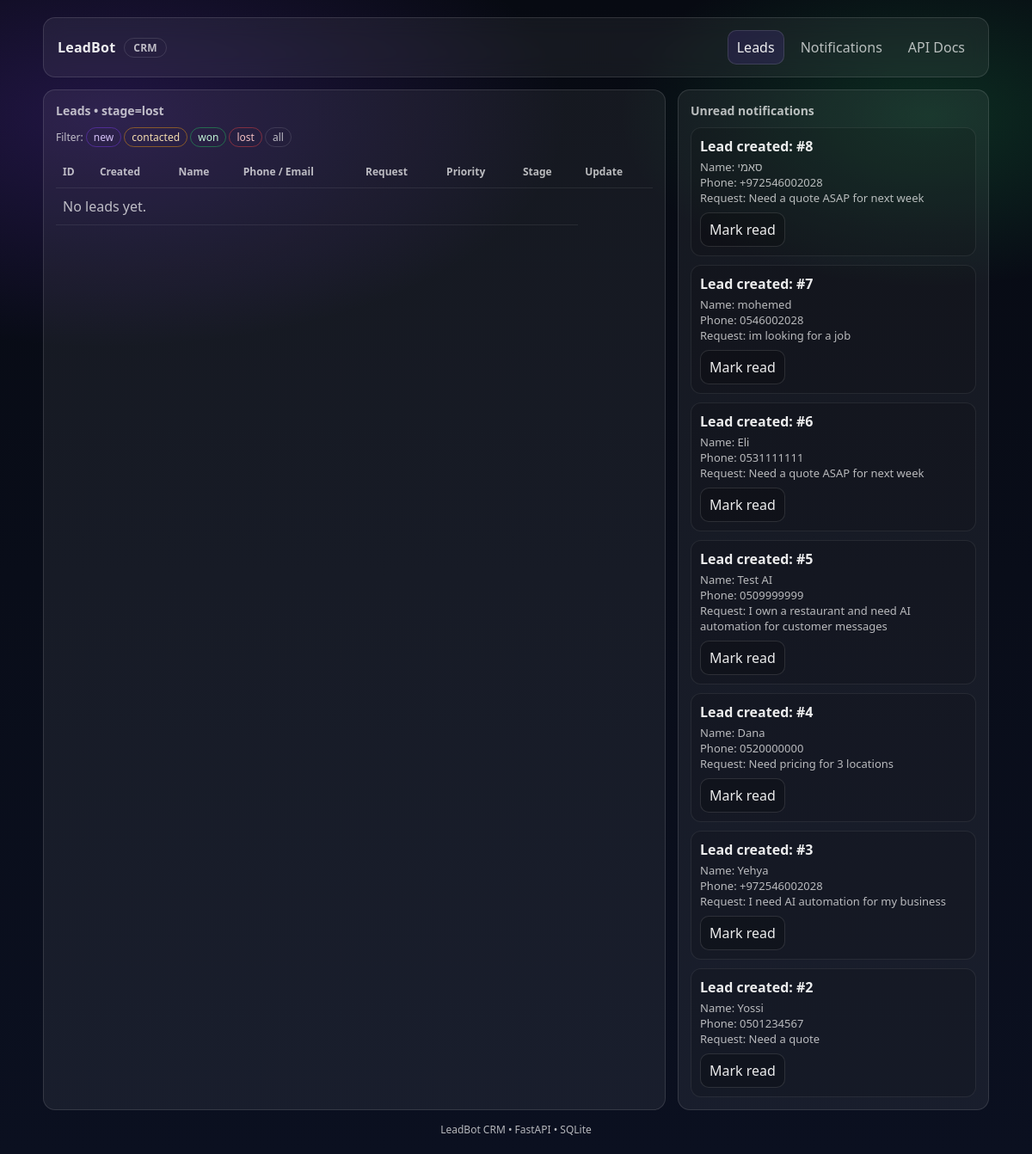
/crm/leads?stage=lost, run on the app's committed database.
### app/models/notification.py (models this page shows)
class Notification(Base):
    __tablename__ = "notifications"
    id: Mapped[int] = mapped_column(Integer, primary_key=True)
    created_at: Mapped[datetime] = mapped_column(DateTime(timezone=True), server_default=func.now(), nullable=False)
    topic: Mapped[str] = mapped_column(String(100), default="lead", nullable=False, index=True)
    event: Mapped[str] = mapped_column(String(100), default="", nullable=False, index=True)
    title: Mapped[str] = mapped_column(String(200), default="", nullable=False)
    body: Mapped[str] = mapped_column(Text, default="", nullable=False)
    read: Mapped[bool] = mapped_column(Boolean, default=False, nullable=False, index=True)

### app/web/routes/crm.py (the view)
@router.get("/leads", response_class=HTMLResponse)
def crm_leads(
    request: Request,
    stage: Optional[str] = None,
    db: Session = Depends(get_db),
) -> HTMLResponse:
    leads = list_leads(db, limit=200, offset=0, stage=stage)
    notifications = list_notifications(db, limit=20, offset=0, unread_only=True, topic="lead")
    return templates.TemplateResponse(
        "crm/leads.html",
        {
            "request": request,
            "leads": leads,
            "stage": stage,
            "notifications": notifications,
            "active": "leads",
        },
    )

### app/templates/crm/leads.html (shortened to what this page needs)
{% extends "crm/base.html" %}
{% block content %}
  <div class="grid">
    <div class="card">
      <h2>Leads{% if stage %} • stage={{ stage }}{% endif %}</h2>
      <div class="muted small" style="margin-bottom: 10px;">
        Filter:
        <a class="tag new" href="/crm/leads?stage=new">new</a>
        <a class="tag contacted" href="/crm/leads?stage=contacted">contacted</a>
        <a class="tag won" href="/crm/leads?stage=won">won</a>
        <a class="tag lost" href="/crm/leads?stage=lost">lost</a>
        <a class="tag" href="/crm/leads">all</a>
      </div>
      <table>
        <thead>
          <tr>
            <th>ID</th>
            <th>Created</th>
            <th>Name</th>
            <th>Phone / Email</th>
            <th>Request</th>
            <th>Priority</th>
            <th>Stage</th>
            <th>Update</th>
          </tr>
        </thead>
        <tbody>
          {% if leads|length == 0 %}
            <tr><td colspan="7" class="muted">No leads yet.</td></tr>
          {% endif %}
        </tbody>
      </table>
    </div>
    <div class="card">
      <h2>Unread notifications</h2>
      <div class="list">
        {% for n in notifications %}
          <div class="notif">
            <div class="title">{{ n.title }}</div>
            <div class="body">{{ n.body }}</div>
            <form method="post" action="/crm/notifications/{{ n.id }}/read" style="margin-top: 8px;">
              <button type="submit">Mark read</button>
            </form>
          </div>
        {% endfor %}
      </div>
    </div>
  </div>
{% endblock %}

### app/templates/crm/base.html (style rules this page uses)
:root { color-scheme: light dark; --bg: #0b1020; --panel: rgba(255, 255, 255, 0.06); --border: rgba(255, 255, 255, 0.12); --text: rgba(255, 255, 255, 0.92); --muted: rgba(255, 255, 255, 0.70); --accent: #7c3aed; --ok: #22c55e; --warn: #f59e0b; --bad: #ef4444; }
body { margin: 0; font-family: ui-sans-serif, system-ui, -apple-system, Segoe UI, Roboto, Helvetica, Arial, "Apple Color Emoji", "Segoe UI Emoji"; background: radial-gradient(1200px 600px at 10% 10%, rgba(124, 58, 237, 0.22), transparent 45%), radial-gradient(900px 500px at 90% 10%, rgba(34, 197, 94, 0.18), transparent 40%), linear-gradient(180deg, #070a12, var(--bg)); color: var(--text); }
a { color: inherit; text-decoration: none; }
.grid { display: grid; grid-template-columns: 2fr 1fr; gap: 14px; margin-top: 14px; }
.card { border: 1px solid var(--border); background: var(--panel); border-radius: 14px; padding: 14px; }
.card h2 { margin: 0 0 10px 0; font-size: 14px; color: var(--muted); font-weight: 600; }
table { width: 100%; border-collapse: collapse; }
th, td { text-align: left; padding: 10px 8px; border-bottom: 1px solid rgba(255, 255, 255, 0.08); vertical-align: top; }
th { font-size: 12px; color: var(--muted); font-weight: 600; }
.muted { color: var(--muted); }
.tag { font-size: 12px; padding: 2px 8px; border-radius: 999px; border: 1px solid var(--border); color: var(--muted); display: inline-block; }
.tag.new { border-color: rgba(124, 58, 237, 0.45); color: rgba(220, 200, 255, 0.95); }
.tag.contacted { border-color: rgba(245, 158, 11, 0.45); color: rgba(255, 230, 180, 0.95); }
.tag.won { border-color: rgba(34, 197, 94, 0.45); color: rgba(200, 255, 220, 0.95); }
.tag.lost { border-color: rgba(239, 68, 68, 0.45); color: rgba(255, 200, 200, 0.95); }
select, button, input[type="text"] { font: inherit; border-radius: 10px; border: 1px solid var(--border); background: rgba(0, 0, 0, 0.2); color: var(--text); padding: 8px 10px; }
button { cursor: pointer; }
.small { font-size: 12px; }
.list { display: flex; flex-direction: column; gap: 10px; }
.notif { border: 1px solid rgba(255, 255, 255, 0.08); border-radius: 12px; padding: 10px; background: rgba(0, 0, 0, 0.12); }
.notif .title { font-weight: 650; margin-bottom: 4px; }
.notif .body { white-space: pre-wrap; color: var(--muted); font-size: 13px; }

### data on the page
Notification: title "Lead created: #8", body "Name: סאמי Phone: +972546002028 Request: Need a quote ASAP for next week"
Notification: title "Lead created: #7", body "Name: mohemed Phone: 0546002028 Request: im looking for a job"
Notification: title "Lead created: #6", body "Name: Eli Phone: 0531111111 Request: Need a quote ASAP for next week"
Notification: title "Lead created: #5", body "Name: Test AI Phone: 0509999999 Request: I own a restaurant and need AI automation for customer messages"
Notification: title "Lead created: #4", body "Name: Dana Phone: 0520000000 Request: Need pricing for 3 locations"
Notification: title "Lead created: #3", body "Name: Yehya Phone: +972546002028 Request: I need AI automation for my business"
Notification: title "Lead created: #2", body "Name: Yossi Phone: 0501234567 Request: Need a quote"

### other printed values
{{ stage }} "lost"
